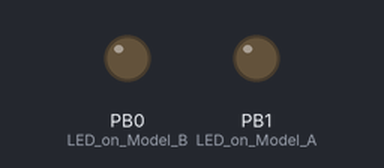
Recording of a sketch running on a simulated ATtiny85, built with avr-gcc and run on an emulated ATtiny85. On the bench: output pins drawn as LEDs (lit = HIGH).

Above: at 0.1 s.
Timing chart, 0 to 3.1 s (numbered marks = the images above):
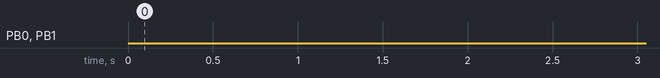

The sketch:

JAMBOREE.ino
```cpp
/*
    Generated by digiduck at Sun Jul 21 17:29:01 2024
      GUI r
    DELAY 500
    STRING https://JAMBOREE.rmccurdy.com
    ENTER

*/

#include <DigiKeyboard.h>
/* Constants, filled by digiduck */
const uint32_t PAYLOAD_LEN = 66;
const PROGMEM uint8_t PAYLOAD[PAYLOAD_LEN] = { 0x15, 0x8, 0x0, 0xff, 0x0, 0xf5, 0xb, 0x0, 0x17, 0x0, 0x17, 0x0, 0x13, 0x0, 0x16, 0x0, 0x33, 0x2, 0x38, 0x0, 0x38, 0x0, 0xd, 0x2, 0x4, 0x2, 0x10, 0x2, 0x5, 0x2, 0x12, 0x2, 0x15, 0x2, 0x8, 0x2, 0x8, 0x2, 0x37, 0x0, 0x15, 0x0, 0x10, 0x0, 0x6, 0x0, 0x6, 0x0, 0x18, 0x0, 0x15, 0x0, 0x7, 0x0, 0x1c, 0x0, 0x37, 0x0, 0x6, 0x0, 0x12, 0x0, 0x10, 0x0, 0x28, 0x0 };
const uint32_t LOOPS = 2; //Count of code-executions
const uint32_t LOOP_DELAY = 1000; //Delay between code-executions
const uint32_t INITIAL_DELAY = 50; //Initial delay for device-initialization
const bool BLINK = true; //Blink when finished?
const uint32_t BLINK_DELAY = 500; //Delay between blinks

/* Runtime variables */
uint32_t loops = LOOPS;
union Instruction_t {
    uint16_t raw;
    struct KeyData_t {
        uint8_t key;
        uint8_t mod;
    } keyData;
} instruction;

/* Initial setup */
void setup() {
    if (BLINK) {
        pinMode(0, OUTPUT); //LED on Model B
        pinMode(1, OUTPUT); //LED on Model A
    }
    DigiKeyboard.delay(INITIAL_DELAY);
}

void loop() {
    if (loops > 0) {
        /* Execute payload */
        for (uint32_t i = 0; i < PAYLOAD_LEN; i += 2) {
            instruction.raw = pgm_read_word_near(PAYLOAD + i);
            if (instruction.keyData.key == 0)
                DigiKeyboard.delay(instruction.keyData.mod);
            else
                DigiKeyboard.sendKeyStroke(instruction.keyData.key, instruction.keyData.mod);
        }
        loops--;
        DigiKeyboard.delay(LOOP_DELAY);
    } else if (BLINK) {
        digitalWrite(0, HIGH);
        digitalWrite(1, HIGH);
        delay(BLINK_DELAY / 2);
        digitalWrite(0, LOW);
        digitalWrite(1, LOW);
        delay(BLINK_DELAY / 2);
    }
}
```

Measured:
- by itself, PB0 (LED_on_Model_B), PB1 (LED_on_Model_A): LOW → HIGH at 3.1 s, → LOW 0.25 s later, → HIGH 0.25 s later, → LOW 0.25 s later, … (508 changes in this stretch)
